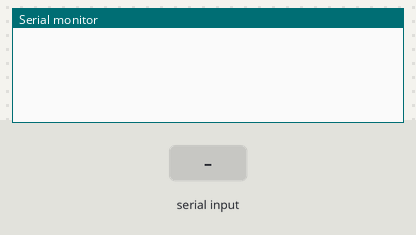
A sketch run on a simulated Arduino Uno, built with avr-gcc and run on an emulated ATmega328P. On the bench: the last lines printed to the serial monitor. Inputs (shaded band) come from the test bench.

Above: at 1.2 s.
1.3 s: "ping" received over Serial
At 3.4 s:
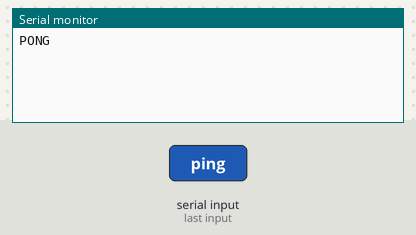
3.8 s: "verify" received over Serial
At 7.3 s:
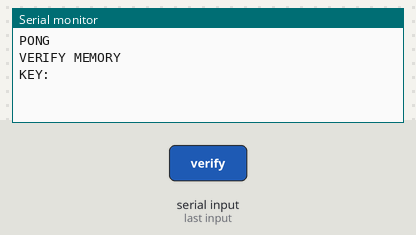

The sketch:

MemSwapper.ino
```cpp
#define KEY_LEN 10
#define ADDRESS_LIMIT 0xffff

// Due to the result of Coupon Collector's Problem
#define ITER_CNT 664000 // ITER_CNT > (2 * 32000ln32000)


uint8_t checksum_vector[8];
uint8_t S[256];


static void
verify_memory () {
    uint8_t i;
    char seed[KEY_LEN+1];
    uint8_t key[KEY_LEN+1];

    // Receive the key from the verifier
    String str = Serial.readString();
    str.toCharArray(seed, KEY_LEN+1);
    for (i=0; i<KEY_LEN+1; i++)
        key[i] = String(seed[i]).toInt();
    Serial.print(F("KEY: "));
    Serial.println(seed);

    // RC4 Key-sheduling algorithm
    rc4_KSA(key);

    // Calculate the eight 8-bit checksum values
    get_checksum();

    // Send checksum vector to the verifier
    for (i=0; i<8; i++) {
        Serial.print(checksum_vector[i]);
        Serial.print(' ');
    }
    Serial.println();
}

static void
rc4_KSA (uint8_t *key) {
    uint16_t i,j;
    // RC4 KSA(Key-scheduling algorithm)
    for (i=0; i<256; i++)
        S[i] = i;
    for (i=0,j=0; i<256; i++) {
        j = (j+S[i]+key[i%KEY_LEN])%256;
        swap(&S[i],&S[j]);
    }
}

static void
rc4_PRGA (uint8_t *i,
          uint8_t *j) {
    // RC4 PRGA(Pseudo-random generation algorithm) PART-1
    *i += 1;
    *j = (*j+S[*i])%256;
    swap(&S[*i],&S[*j]);
    // RC4 PRGA PART-2: S[(S[i]+S[j])%256];
}

static void
get_checksum () {
    uint8_t i,j;
    uint8_t k;
    uint32_t cnt;
    uint8_t prev_rc4, cur_rc4;
    uint16_t addr;

    // Discard RC4[0] to RC4[255] for security reasons
    for (i=0,j=0,cnt=0; cnt<256; cnt++)
        rc4_PRGA(&i,&j);

    // Checksum C[0] t0 C[7] are initialized with RC4[256] through RC4[263]
    for (k=0,cnt=0; cnt<8; cnt++) {
        rc4_PRGA(&i,&j);
        checksum_vector[k++] = S[(S[i]+S[j])%256];
    }

    // The initial value of RC4[i-1] is set to RC4[264]
    rc4_PRGA(&i,&j);
    prev_rc4 = S[(S[i]+S[j])%256];

    // k be the current index into the checksum vector
    for (k=0,cnt=0; cnt<ITER_CNT; cnt++) {

        // Get RC4[i]
        rc4_PRGA(&i,&j);
        cur_rc4 = S[(S[i]+S[j])%256];

        // Construct address for memory read
        addr = ((cur_rc4<<8)+checksum_vector[(k+7)%8]);

        // Change memory address
        if (0x0922 > addr)
            addr += 0x0922;

        // Update checksum byte
        checksum_vector[k] = (checksum_vector[k]+(pgm_read_byte(addr)^checksum_vector[(k+6)%8]+prev_rc4))&0xff;
        checksum_vector[k] = (checksum_vector[k]<<1)|(checksum_vector[k]>>7);

        prev_rc4 = cur_rc4;

        // Update checksum index
        k = (k+1)%8;
    }
}

static void
dump_memory () {
    uint32_t i=0x0000;
    Serial.print(pgm_read_byte(i));
    for (i=0x0001; i<=ADDRESS_LIMIT; i++) {
        if (!(i%10000))
            Serial.println();
        else
            Serial.print(',');
        Serial.print(pgm_read_byte(i));
    }
    Serial.println();
}

static void
swap (uint8_t *b1,
      uint8_t *b2) {
    uint8_t tmp = *b1;
    *b1 = *b2;
    *b2 = tmp;
}

void
setup () {
    Serial.begin(9600);
}

void
loop () {
    if (Serial.available() > 0) {
        String arg = Serial.readString();
        if (arg.equalsIgnoreCase("ping"))
            Serial.println(F("PONG"));
        else if (arg.equalsIgnoreCase("verify")) {
            Serial.println(F("VERIFY MEMORY"));
            verify_memory();
        } else if (arg.equalsIgnoreCase("dump")) {
            Serial.println(F("DUMP MEMORY"));
            dump_memory();
        }
    }
}
```

Measured:
- after the input at 1.3 s, the serial monitor: prints a new line after 1.0 s (image 1)
- after the input at 3.8 s, the serial monitor: prints a new line after 1.0 s (image 2)
